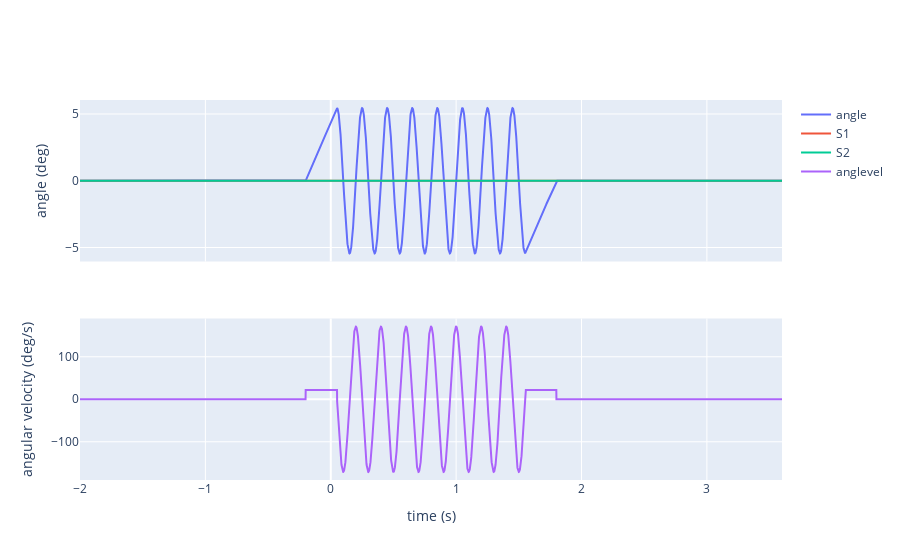

Source (notebook cell):
### Markdown cell above
and plot them:

### Code cell
fig = make_subplots(rows = 2, cols = 1,
                   shared_xaxes=True)
fig.add_trace(
    go.Scatter(x = t, y = angle, mode="lines", name="angle"),
    row=1, col=1)
fig.add_trace(
    go.Scatter(x = t, y = S1actcmd, mode="lines", name="S1"),
    row=1, col=1)
fig.add_trace(
    go.Scatter(x = t, y = S2actcmd, mode="lines", name="S2"),
    row=1, col=1)

for onoff in Lonoff:
    fig.add_vrect(x0 = onoff[0], x1=onoff[1], fillcolor="black", opacity=0.25, line_width=0,
                      row=1, col=1)

for onoff in Ronoff:
    fig.add_vrect(x0 = onoff[0], x1=onoff[1], opacity=0.7, line_width=1,
                      row=1, col=1)

fig.update_yaxes(title_text = "angle (deg)", row=1)
fig.add_trace(
    go.Scatter(x = t, y = anglevel, mode="lines", name="anglevel"),
    row=2, col=1)

fig.update_yaxes(title_text = "angular velocity (deg/s)", row=2)
fig.update_xaxes(title_text = "time (s)", row=2)

### Figure 1 — Plotly figure (JSON) as saved in the notebook; plotly's stock layout.template omitted (floating-point values rounded to 4 significant figures; data arrays with more than 128 entries replaced by an {"elided": "..."} marker saying what was removed)
{"data": [{"mode": "lines", "name": "angle", "type": "scatter", "x": {"elided": "5600 float values"}, "xaxis": "x", "y": {"elided": "5600 float values"}, "yaxis": "y"}, {"mode": "lines", "name": "S1", "type": "scatter", "x": {"elided": "5600 float values"}, "xaxis": "x", "y": {"elided": "5600 int values"}, "yaxis": "y"}, {"mode": "lines", "name": "S2", "type": "scatter", "x": {"elided": "5600 float values"}, "xaxis": "x", "y": {"elided": "5600 int values"}, "yaxis": "y"}, {"mode": "lines", "name": "anglevel", "type": "scatter", "x": {"elided": "5600 float values"}, "xaxis": "x2", "y": {"elided": "5600 float values"}, "yaxis": "y2"}], "layout": {"xaxis": {"anchor": "y", "domain": [0, 1], "matches": "x2", "showticklabels": false}, "xaxis2": {"anchor": "y2", "domain": [0, 1], "title": {"text": "time (s)"}}, "yaxis": {"anchor": "x", "domain": [0.575, 1], "title": {"text": "angle (deg)"}}, "yaxis2": {"anchor": "x2", "domain": [0, 0.425], "title": {"text": "angular velocity (deg/s)"}}}}
